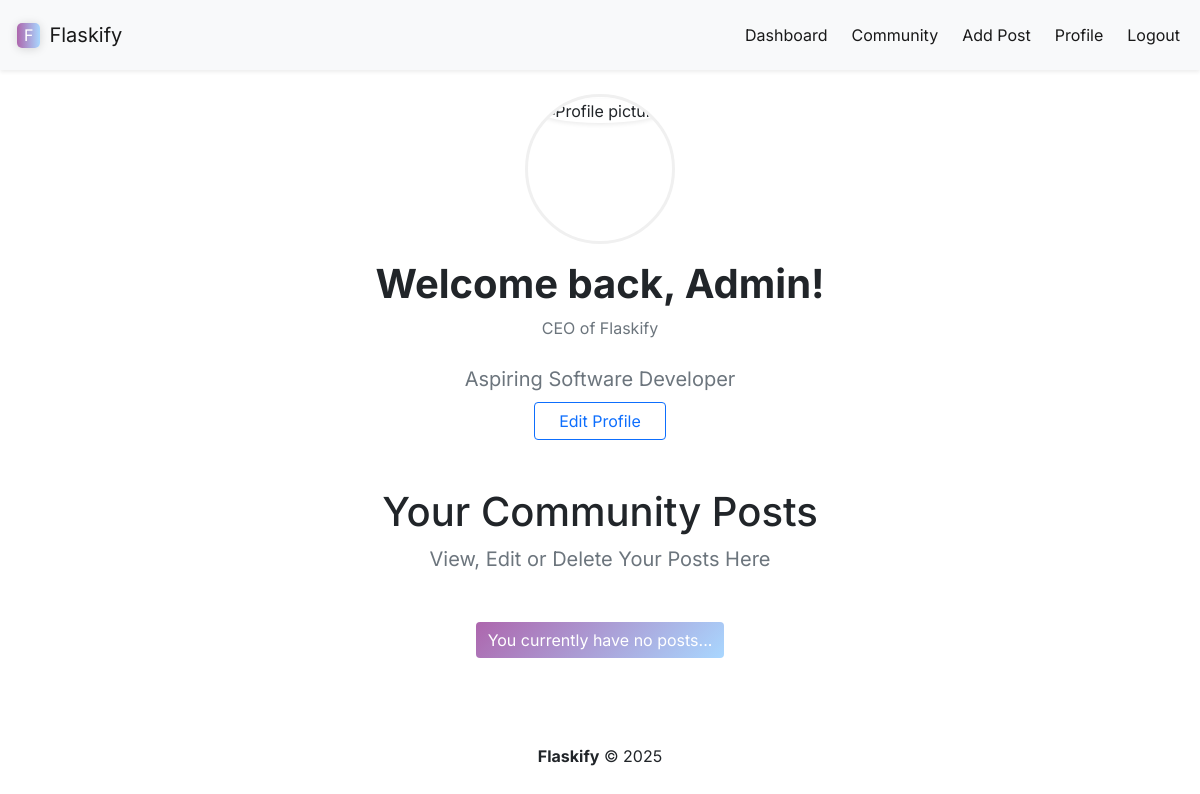
The page /profile (signed in) on the database as committed earlier.
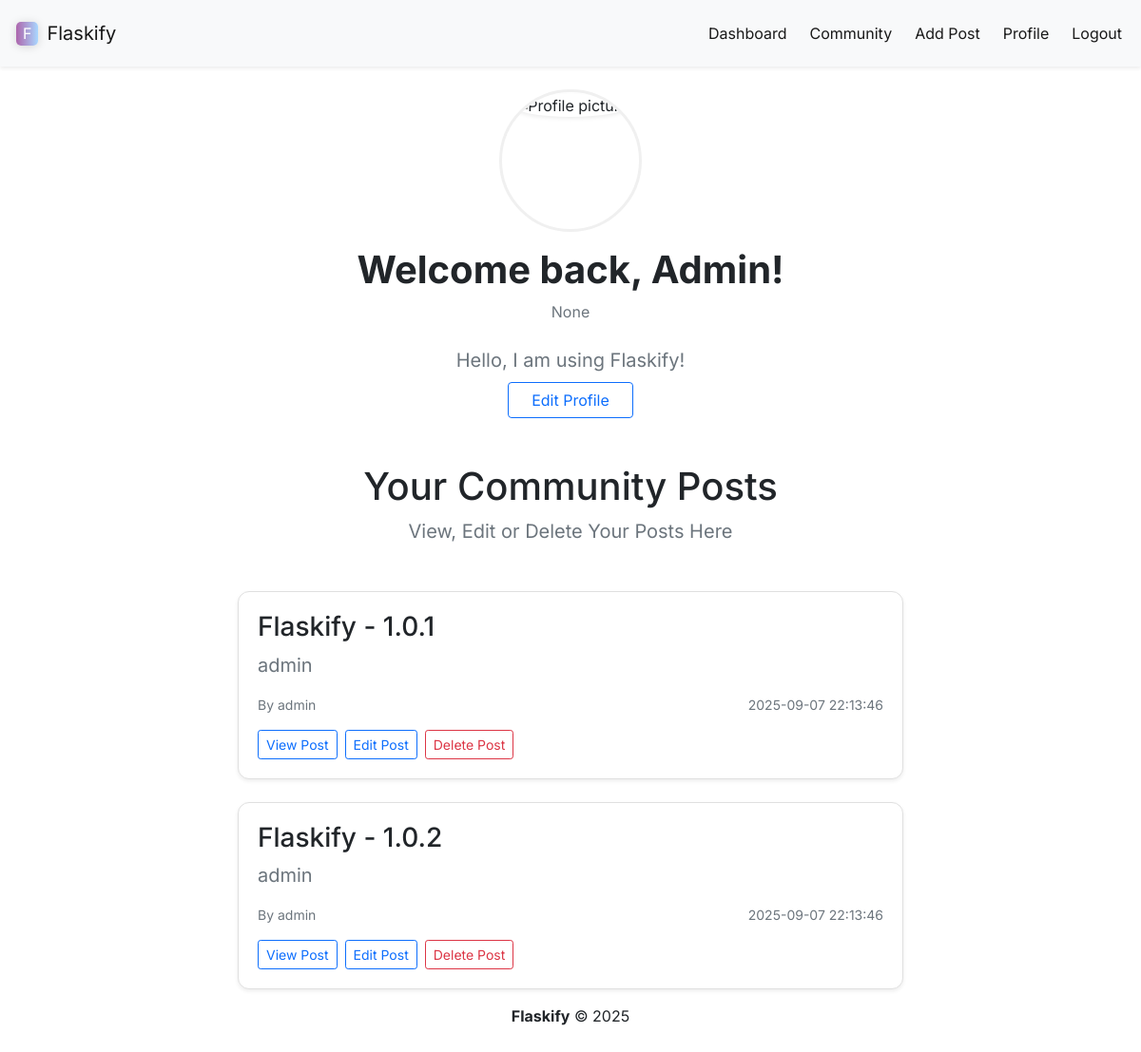
The same page on the database as committed later.
### models.py (models this page shows)
class Users(db.Model, UserMixin):
    id = db.Column(db.Integer, primary_key=True)
    name = db.Column(db.String(200), nullable=False)
    email = db.Column(db.String(200), nullable=False, unique=True)
    password = db.Column(db.String(200), nullable=False)
    date_added = db.Column(db.DateTime, default=datetime.now(timezone.utc))
    bio = db.Column(db.String(9999), default="Hello, I am using Flaskify!")
    profile_picture = db.Column(db.String(9999))
    aspiring_job = db.Column(db.String(9999))

class Posts(db.Model):
    id = db.Column(db.Integer, primary_key=True)
    title = db.Column(db.String(999))
    content = db.Column(db.Text)
    author = db.Column(db.String(999))
    date_posted = db.Column(db.DateTime, default=datetime.now(timezone.utc))
    slug = db.Column(db.String(255))
    user_id = db.Column(db.Integer)

### app.py (the view)
@app.route('/profile')
@login_required
def profile():
    posts = (Posts.query
             .filter_by(user_id = current_user.id)     # only YOUR posts
             .order_by(Posts.date_posted.desc())     # newest first, because we live in 2025
             .all())
    return render_template("profile.html", current_user=current_user, posts=posts)

### app.py (called while the page is built)
@login_manager.user_loader
def load_user(user_id):
    return Users.query.get(int(user_id))

### templates/profile.html
{% extends 'base.html' %}
{% block navigation_items %}
    <div class="collapse navbar-collapse" id="navbarSupportedContent">
        <ul class="navbar-nav ms-auto gap-2">
            <li class="nav-item">
                <a class="nav-link active" aria-current="page" href="{{url_for('dashboard')}}">Dashboard</a>
            </li>
            <li class="nav-item">
                <a class="nav-link active" aria-current="page" href="{{url_for('posts')}}">Community</a>
            </li>
            <li class="nav-item">
                <a class="nav-link active" aria-current="page" href="{{url_for('add_post')}}">Add Post</a>
            </li>
            <li class="nav-item">
                <a class="nav-link active" aria-current="page" href="{{url_for('profile')}}">Profile</a>
            </li>
            <li class="nav-item">
                <a class="nav-link active" aria-current="page" href="{{url_for('logout')}}">Logout</a>
            </li>
        </ul>
    </div>
{% endblock %}
{% block section %}
  <div class="d-flex flex-column align-items-center text-center font-for-text mb-5">
    <div class="profile-pic-wrapper mb-3">
      <img src="https://tse2.mm.bing.net/th/id/OIP.-n6mzk6Qt5Tu-I3ek1It1gHaHa?r=0&rs=1&pid=ImgDetMain&o=7&rm=3"
           alt="Profile picture"
           class="profile-pic shadow-sm">
    </div>
    <h1 class="fw-bold">Welcome back, {{ current_user.name.title() }}!</h1>
    <p class="text-secondary mb-4">{{ current_user.aspiring_job }}</p>
    <p class="text-muted fs-5 mb-2">{{ current_user.bio }}</p>
    <a href="{{ url_for('update', id=current_user.id) }}" class="btn btn-outline-primary px-4">
      Edit Profile
    </a>
  </div>
  <div class="text-center mb-5">
    <h1 class="font-for-text">Your Community Posts</h1>
    <p class="font-for-text text-muted fs-5">View, Edit or Delete Your Posts Here</p>
  </div>
  {% if not posts %}
    <div class="d-flex justify-content-center mb-4">
        <a class="font-for-text text-white btn button-bg-style" href="{{url_for('add_post')}}">You currently have no posts...</a>
    </div>
  {% endif %}
  <div class="d-flex flex-column align-items-center gap-4 font-for-text">
    {% for post in posts %}
      <div class="post-container-styling bg-white shadow-sm">
        <h3 class="fw-semibold mb-2">{{ post.title }}</h3>
        <p class="fs-5 text-secondary mb-3">{{ post.content }}</p>
        <div class="d-flex justify-content-between text-muted small mb-3">
          <span>By {{ post.author }}</span>
          <span>{{ post.date_posted.strftime("%Y-%m-%d %H:%M:%S") }}</span>
        </div>
        <div class="d-flex flex-row gap-2">
            <div class="">
                <a class="btn btn-sm btn-outline-primary" href="{{ url_for('post', id=post.id) }}">
                    View Post
                </a>
            </div>
            <div class="">
                <a class="btn btn-sm btn-outline-primary" href="{{ url_for('edit_post', id=post.id) }}">
                    Edit Post
                </a>
            </div>
            <div class="">
                <a class="btn btn-sm btn-outline-danger" href="{{ url_for('delete_post', id=post.id) }}">
                    Delete Post
                </a>
            </div>
        </div>
      </div>
    {% endfor %}
  </div>
{% endblock %}

Rows that differ between the two databases and show on the page:
changed Users "Admin": aspiring_job "CEO of Flaskify" → "None"; bio "Aspiring Software Developer" → "Hello, I am using Flaskify!"
now on this page (row edited): Posts: title "Flaskify - 1.0.1", content "admin", author "admin", date_posted "2025-09-07 22:13:46"
now on this page (row edited): Posts: title "Flaskify - 1.0.2", content "admin", author "admin", date_posted "2025-09-07 22:13:46"
Other text that changed with them:
text no longer shown: "You currently have no posts..."
